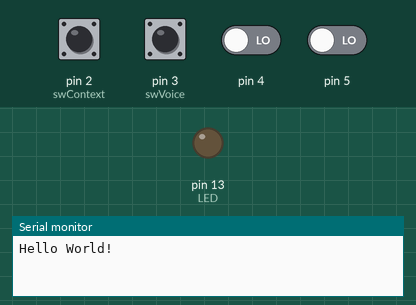
Bench run of a sketch on a simulated Arduino Uno, built with avr-gcc and run on an emulated ATmega328P. On the bench: output pins drawn as LEDs (lit = HIGH), the last lines printed to the serial monitor. Inputs (shaded band) come from the test bench; at power-on: pin 2 (swContext), pin 3 (swVoice) HIGH, pin 4, pin 5 LOW.

Above: at 1.2 s.
1.3 s: pin 4 driven HIGH
At 3.5 s:
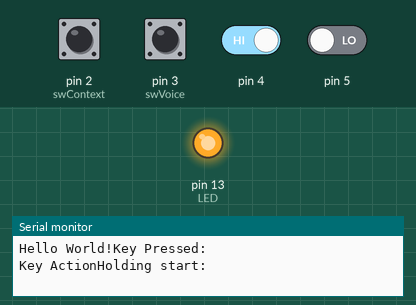
3.8 s: pin 2 (swContext) pulled LOW for 0.15 s
5.4 s: pin 5 driven HIGH
7.9 s: pin 3 (swVoice) pulled LOW for 1 s
10.4 s: pin 2 (swContext) pulled LOW for 1 s
At 12.6 s:
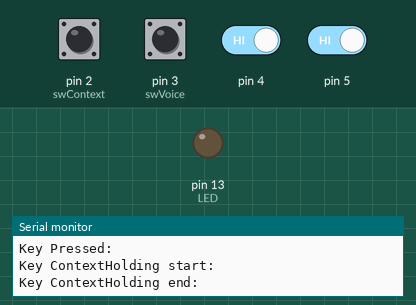
12.9 s: pin 3 (swVoice) pulled LOW for 0.15 s
At 15.4 s:
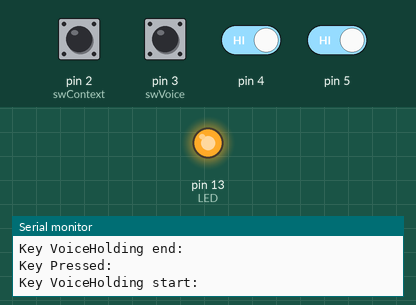
Timing chart, 0 to 16.5 s (numbered marks = the images above; inputs shaded):
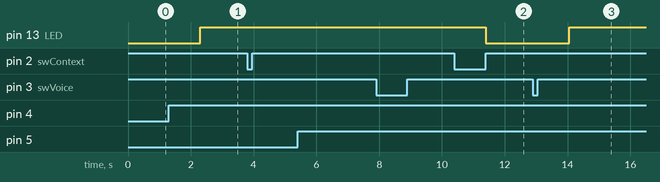

The sketch:

Nano_buttonIntrBothEdgeAndHoldR4.ino
```cpp
#include "PinChangeInterrupt.h"

#define DEBOUNCE_TIME 10
#define HOLDSTART_TIME 1000

int LED = 13;
int swContext = 2;
int swVoice = 3;
int swAction = 4;
int swTouch = 5;
// variable used for the key press
volatile boolean contextKeyPressed = false;
volatile boolean contextFirstEdge = false;
volatile boolean contextHolding = false;
volatile boolean voiceKeyPressed = false;
volatile boolean voiceFirstEdge = false;
volatile boolean voiceHolding = false;
volatile boolean actionKeyPressed = false;
volatile boolean actionFirstEdge = false;
volatile boolean actionHolding = false;
volatile boolean touchKeyPressed = false;
volatile boolean touchFirstEdge = false;
volatile boolean touchHolding = false;

// variable used for the debounce
unsigned long timeContextKeyPress = 0;
unsigned long timeContextLastPress = 0;
unsigned long timeVoiceKeyPress = 0;
unsigned long timeVoiceLastPress = 0;
unsigned long timeActionKeyPress = 0;
unsigned long timeActionLastPress = 0;
unsigned long timeTouchKeyPress = 0;
unsigned long timeTouchLastPress = 0;


boolean swContextState;
boolean swVoiceState;
boolean swActionState;
boolean swTouchState;

unsigned char state=0;

void setup()
{
    Serial.begin(115200);
    Serial.print("Hello World!");
    pinMode(LED, OUTPUT);
    digitalWrite(LED,LOW);
    pinMode(swContext, INPUT);
    pinMode(swVoice, INPUT);

    attachInterrupt( digitalPinToInterrupt(swContext), ContextKeyIsPressed, CHANGE );
    attachInterrupt( digitalPinToInterrupt(swVoice), VoiceKeyIsPressed, CHANGE );
    attachPCINT(digitalPinToPCINT(swAction), ActionKeyIsPressed, CHANGE);//CHANGE);
    attachPCINT(digitalPinToPCINT(swTouch), TouchKeyIsPressed, CHANGE);//CHANGE);
}

void loop()
{
     switch(state)
     {
     case 0:
      break;
     case 1:
     //if (contextKeyPressed)
     //{
          //contextKeyPressed = false;
          state = 0;
          timeContextKeyPress = millis();
          if ( timeContextKeyPress - timeContextLastPress >= DEBOUNCE_TIME)
          {
              switch(swContextState){
              case 0:
                Serial.println("Key Pressed:   ");
                //contextFirstEdge = true;
                state = 2;
                swContextState = 1;
                break;
              case 1:
                if(contextHolding)
                {
                  digitalWrite(LED, LOW);
                  Serial.println("Key ContextHolding end:   ");
                }else
                {
                  Serial.println("Key Un-Pressed:   ");
                }
                contextHolding = false;
                //contextFirstEdge = false;
                state = 0;
                swContextState = 0;
                break;
              }//switch
          }//if time
          timeContextLastPress = timeContextKeyPress;
     //}//if keypressed
      break;
     case 2:
     //if (contextFirstEdge == true)
     //{
       if ( millis() - timeContextLastPress >= HOLDSTART_TIME)
       {
          Serial.println("Key ContextHolding start:   ");
          digitalWrite(LED, HIGH);
          contextHolding = true;
          //contextFirstEdge = false;
          state = 0;
       }
     //}//ContextFirstEdge
      break;
     case 3:
     //if (voiceKeyPressed)
     //{
          //voiceKeyPressed = false;
          state = 0;
          timeVoiceKeyPress = millis();
          if ( timeVoiceKeyPress - timeVoiceLastPress >= DEBOUNCE_TIME)
          {
              switch(swVoiceState){
              case 0:
                Serial.println("Key Pressed:   ");
                //voiceFirstEdge = true;
                state = 4;
                swVoiceState = 1;
                break;
              case 1:
                if(voiceHolding)
                {
                  digitalWrite(LED, LOW);
                  Serial.println("Key VoiceHolding end:   ");
                }else
                {
                  Serial.println("Key Un-Pressed:   ");
                }
                voiceHolding = false;
                //voiceFirstEdge = false;
                state = 0;
                swVoiceState = 0;
                break;
              case 2:
                break;
              }//switch
          }//if time
          timeVoiceLastPress = timeVoiceKeyPress;
     //}//if keypressed
      break;
     case 4:
     //if (voiceFirstEdge == true)
     //{
       if ( millis() - timeVoiceLastPress >= HOLDSTART_TIME)
       {
          Serial.println("Key VoiceHolding start:   ");
          digitalWrite(LED, HIGH);
          voiceHolding = true;
          //VoiceFirstEdge = false;
          state = 0;
       }
     //}//VoiceFirstEdge
      break;
     case 5:
     //if (actionKeyPressed)
     //{
          //actionKeyPressed = false;
          state = 0;
          timeActionKeyPress = millis();
          if ( timeActionKeyPress - timeActionLastPress >= DEBOUNCE_TIME)
          {
              switch(swActionState){
              case 0:
                Serial.println("Key Pressed:   ");
                //actionFirstEdge = true;
                state = 6;
                swActionState = 1;
                break;
              case 1:
                if(actionHolding)
                {
                  digitalWrite(LED, LOW);
                  Serial.println("Key ActionHolding end:   ");
                }else
                {
                  Serial.println("Key Un-Pressed:   ");
                }
                actionHolding = false;
                //actionFirstEdge = false;
                state = 0;
                swActionState = 0;
                break;
              case 2:
                break;
              }//switch
          }//if time
          timeActionLastPress = timeActionKeyPress;
     //}//if keypressed
      break;
     case 6:
     //if (actionFirstEdge == true)
     //{
       if ( millis() - timeActionLastPress >= HOLDSTART_TIME)
       {
          Serial.println("Key ActionHolding start:   ");
          digitalWrite(LED, HIGH);
          actionHolding = true;
          //actionFirstEdge = false;
          state = 0;
       }
     //}//ActionFirstEdge
      break;
     case 7:
     //if (touchKeyPressed)
     //{
          //touchKeyPressed = false;
          state = 0;
          timeTouchKeyPress = millis();
          if ( timeTouchKeyPress - timeTouchLastPress >= DEBOUNCE_TIME)
          {
              switch(swTouchState){
              case 0:
                Serial.println("Key Pressed:   ");
                //touchFirstEdge = true;
                state = 8;
                swTouchState = 1;
                break;
              case 1:
                if(touchHolding)
                {
                  digitalWrite(LED, LOW);
                  Serial.println("Key TouchHolding end:   ");
                }else
                {
                  Serial.println("Key Un-Pressed:   ");
                }
                touchHolding = false;
                //touchFirstEdge = false;
                state = 0;
                swTouchState = 0;
                break;
              case 2:
                break;
              }//switch
          }//if time
          timeTouchLastPress = timeTouchKeyPress;
     //}//if keypressed
      break;
     case 8:
     //if (touchFirstEdge == true)
     //{
       if ( millis() - timeTouchLastPress >= HOLDSTART_TIME)
       {
          Serial.println("Key TouchHolding start:   ");
          digitalWrite(LED, HIGH);
          touchHolding = true;
          //TouchFirstEdge = false;
          state = 0;
       }
     //}//TouchFirstEdge
      break;
}//switch
}//loop


void ContextKeyIsPressed()
{
   //contextKeyPressed = true;
   state = 1;
}
void VoiceKeyIsPressed()
{
   //voiceKeyPressed = true;
   state = 3;
}
void ActionKeyIsPressed()
{
   //actionKeyPressed = true;
   state = 5;
}
void TouchKeyIsPressed()
{
   //touchKeyPressed = true;
   state = 7;
}
```

Measured:
- after the input at 1.3 s, pin 13 (LED): LOW → HIGH after 1.0 s
- after the input at 10.4 s, pin 13 (LED): HIGH → LOW after 1.0 s
- after the input at 12.9 s, pin 13 (LED): LOW → HIGH after 1.1 s
